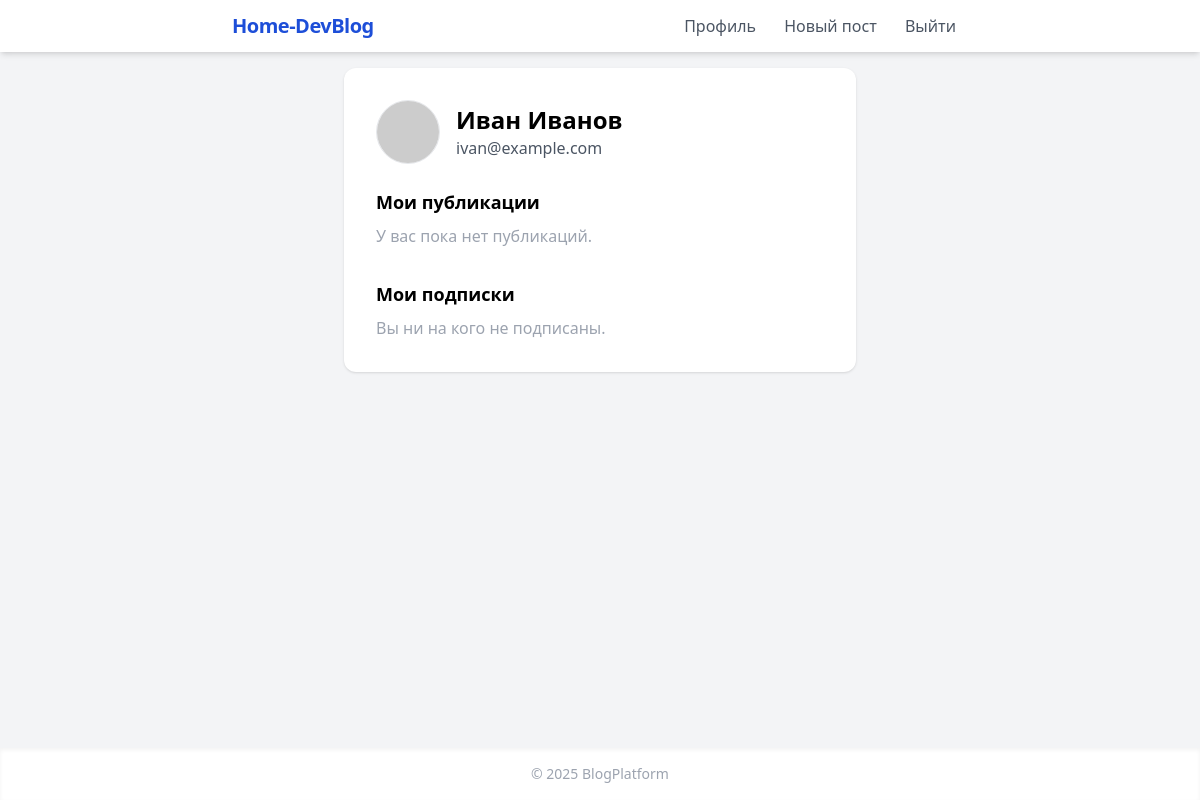
The app's page /profile (signed in), older data.
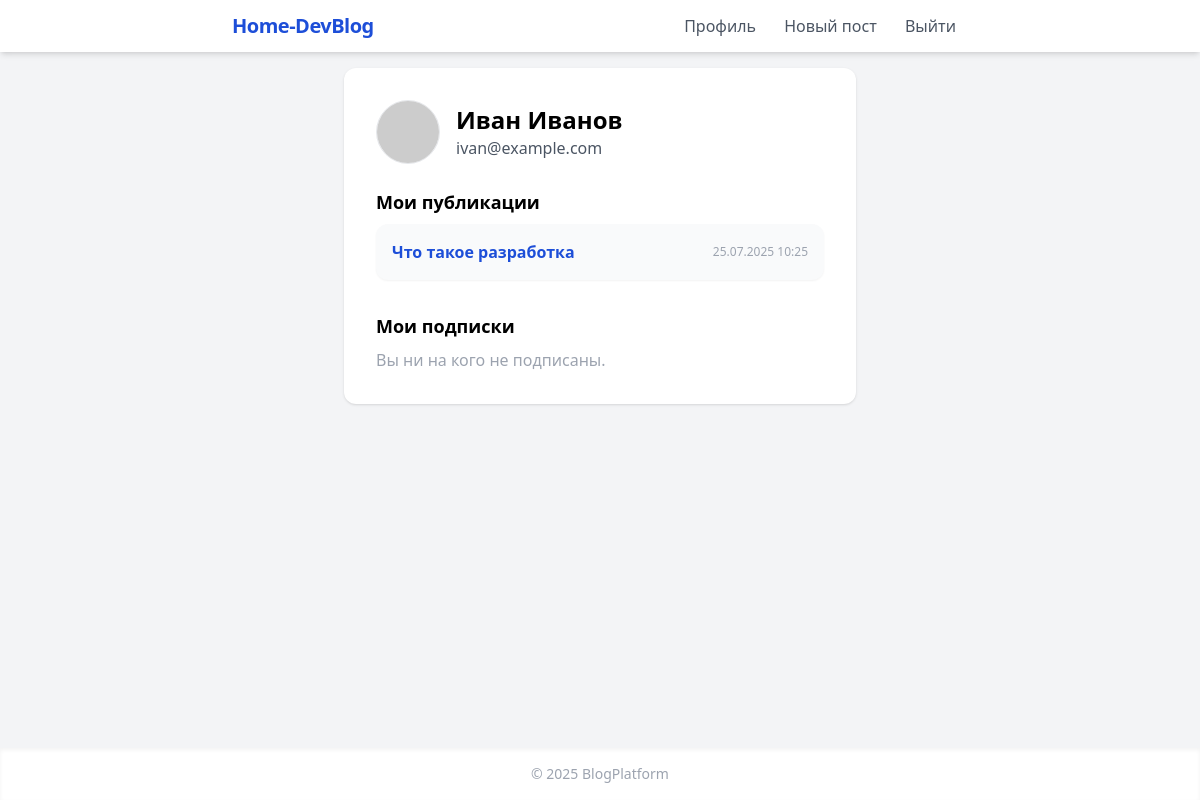
The same page, newer data.
### app.py (models this page shows)
class Post(db.Model):
    id = db.Column(db.Integer, primary_key=True)
    user_id = db.Column(db.Integer, db.ForeignKey('user.id'), nullable=False)
    title = db.Column(db.String(200))
    content = db.Column(db.Text)
    date = db.Column(db.DateTime)
    tags = db.Column(db.String(200))
    is_private = db.Column(db.Boolean, default=False)
    user = db.relationship('User')

### app.py (the view)
@app.route('/profile')
def profile():
    user = get_current_user()
    if not user:
        return redirect(url_for('login'))
    posts = Post.query.filter_by(user_id=user.id).order_by(Post.date.desc()).all()
    subs = Subscription.query.filter_by(subscriber_id=user.id).all()
    subs_users = [User.query.get(s.subscribed_id) for s in subs]
    return render_template('profile.html', user=user, posts=posts, subs_users=subs_users)

### app.py (called while the page is built)
def get_current_user():
    if 'user_id' in session:
        return User.query.get(session['user_id'])
    return None

### templates/profile.html
{% extends "base.html" %}
{% block content %}
<div class="max-w-lg mx-auto bg-white p-8 rounded-xl shadow">
    <div class="flex gap-4 items-center mb-6">
        <img src="{{ user.avatar or 'https://randomuser.me/api/portraits/men/1.jpg' }}" class="w-16 h-16 rounded-full border">
        <div>
            <h1 class="text-2xl font-bold">{{ user.name }}</h1>
            <div class="text-gray-600">{{ user.email }}</div>
        </div>
    </div>
    <h2 class="text-lg font-semibold mb-2">Мои публикации</h2>
    <div class="space-y-4">
    {% for post in posts %}
        <div class="bg-gray-50 rounded-xl p-4 shadow-sm flex items-center gap-2">
            <a href="{{ url_for('post_view', post_id=post.id) }}" class="text-blue-700 font-semibold hover:underline">{{ post.title }}</a>
            <span class="text-xs text-gray-400 ml-auto">{{ post.date.strftime('%d.%m.%Y %H:%M') }}</span>
        </div>
    {% else %}
        <div class="text-gray-400">У вас пока нет публикаций.</div>
    {% endfor %}
    </div>
    <h2 class="text-lg font-semibold mb-2 mt-8">Мои подписки</h2>
    <div class="space-y-3">
    {% for u in subs_users %}
        <a href="{{ url_for('view_user', user_id=u.id) }}" class="inline-block px-3 py-1 bg-blue-100 rounded text-blue-800 hover:bg-blue-200">{{ u.name }}</a>
    {% else %}
        <div class="text-gray-400">Вы ни на кого не подписаны.</div>
    {% endfor %}
    </div>
</div>
{% endblock %}

Row changes from the older to the newer data that the page shows:
added Post: title "Что такое разработка", date "25.07.2025 10:25"
Text that changed along with them:
text no longer shown: "У вас пока нет публикаций."
